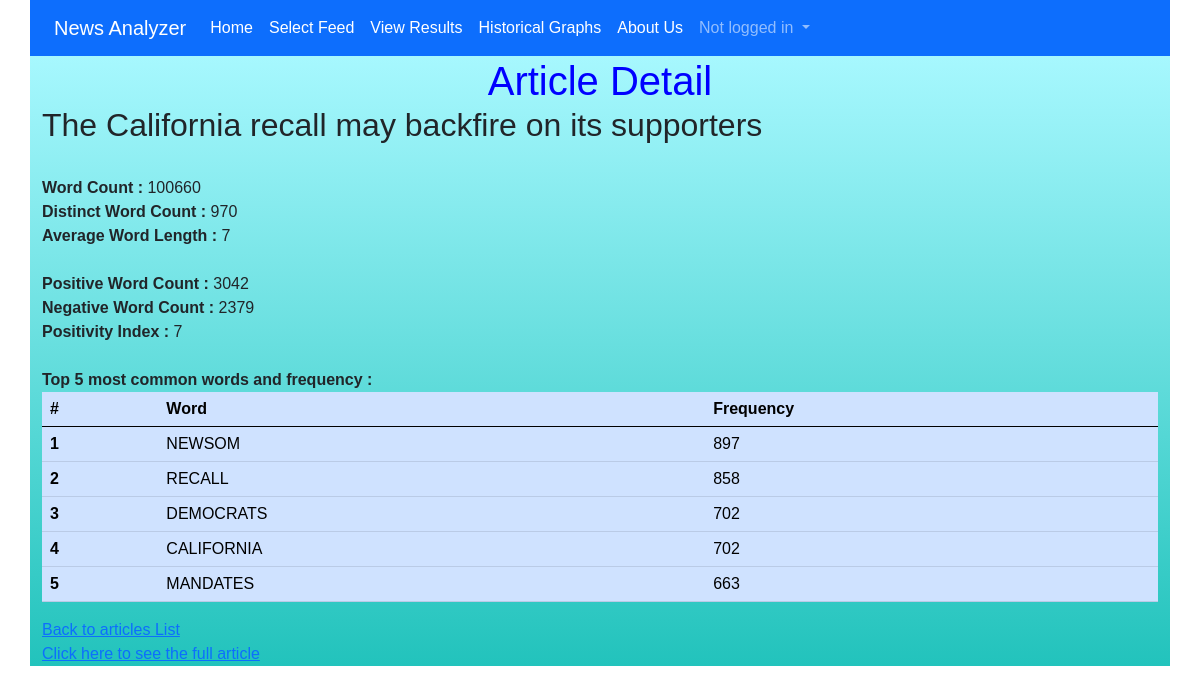
The page /newsanalyzer/1079/ on the database its author committed.
### newsanalyzer/models.py (models this page shows, shortened)
class Article(models.Model):
    title = models.CharField(max_length=255, null=True)
    link = models.URLField(null=True)
    description = models.CharField(max_length=255, null=True)
    date = models.CharField(max_length=255, null=True)
    word_count = models.IntegerField(null=True)
    positivity_index = models.IntegerField(null=True)
    record_type = models.IntegerField(null=True)
    num_articles = models.IntegerField(null=True)
    distinct_word_count = models.IntegerField(null=True)
    avg_word_length = models.IntegerField(null=True)
    pos_tally = models.IntegerField(null=True)
    neg_tally = models.IntegerField(null=True)
    common_words_1 = models.CharField(max_length=25, null=True)
    common_words_tally_1 = models.IntegerField(null=True)
    common_words_2 = models.CharField(max_length=25, null=True)
    common_words_tally_2 = models.IntegerField(null=True)
    common_words_3 = models.CharField(max_length=25, null=True)
    common_words_tally_3 = models.IntegerField(null=True)
    common_words_4 = models.CharField(max_length=25, null=True)
    common_words_tally_4 = models.IntegerField(null=True)
    common_words_5 = models.CharField(max_length=25, null=True)
    common_words_tally_5 = models.IntegerField(null=True)

### newsanalyzer/views.py (the view)
# urls.py: path('<int:pk>/', ArticleDetailView.as_view(), name='article_detail'),
class ArticleDetailView(DetailView):
    model = Article
    template_name = 'article_detail.html'

### templates/article_detail.html (shortened to what this page needs)
{% extends 'base.html' %}
{% block content %}
   <div class="main-body container">
      <h1>Article Detail</h1>
      <div>
      <h2>{{ article.title }}</h2>
      <br>
      <span class="font-weight-bold">
            Word Count :
      </span>
      {{ article.word_count }}
      <br>
      <span class="font-weight-bold">
            Distinct Word Count :
      </span>
      {{ article.distinct_word_count }}
      <br>
      <span class="font-weight-bold">
            Average Word Length :
      </span>
      {{ article.avg_word_length }}
      <br>
      <br>
      <span class="font-weight-bold">
            Positive Word Count :
      </span>
      {{ article.pos_tally }}
      <br>
      <span class="font-weight-bold">
            Negative Word Count :
      </span>
      {{ article.neg_tally }}
      <br>
      <span class="font-weight-bold">
         Positivity Index :
      </span>
      {{ article.positivity_index }}
      <br>
      <br>
      <span class="font-weight-bold">
            Top 5 most common words and frequency :
      </span>
      <br>
      <table class="table table-primary">
            <thead>
              <tr>
                <th scope="col">#</th>
                <th scope="col">Word</th>
                <th scope="col">Frequency</th>
              </tr>
            </thead>
            <tbody>
              <tr>
                <th scope="row">1</th>
                <td>{{ article.common_words_1 }}</td>
                <td>{{ article.common_words_tally_1 }}</td>
              </tr>
              <tr>
                <th scope="row">2</th>
                <td>{{ article.common_words_2 }}</td>
                <td>{{ article.common_words_tally_2 }}</td>
              </tr>
              <tr>
                 <th scope="row">3</th>
                  <td>{{ article.common_words_3 }}</td>
                  <td>{{ article.common_words_tally_3 }}</td>
              </tr>
              <tr>
                  <th scope="row">4</th>
                  <td>{{ article.common_words_4 }}</td>
                  <td>{{ article.common_words_tally_4 }}</td>
              </tr>
              <tr>
                  <th scope="row">5</th>
                  <td>{{ article.common_words_5 }}</td>
                  <td>{{ article.common_words_tally_5 }}</td>
              </tr>
            </tbody>
          </table>
      <a href="{% url 'article_list' %}">Back to articles List</a>
      <br>
         <a href="{{ article.link }}" target="_blank">Click here to see the full article</a>
      </div>
   </div>
{% endblock content %}

### static/css/style.css (style rules this page uses)
h1 { color: blue; margin: 1px; text-align: center; }
.container { display: flex; flex-direction: column; }
.main-body { background: rgb(34,195,188); background: linear-gradient(0deg, rgba(34,195,188,1) 0%, rgba(45,238,253,0.4206057422969187) 100%); }
.font-weight-bold { font-weight: bold; }
body { font-family: 'arial'; margin: 0; overflow-x: hidden; padding: 0; }

### rows shown on the page
Article: title "The California recall may backfire on its supporters", word_count "100660", distinct_word_count "970", avg_word_length "7", pos_tally "3042", neg_tally "2379", positivity_index "7", common_words_1 "NEWSOM", common_words_tally_1 "897", common_words_2 "RECALL", common_words_tally_2 "858", common_words_3 "DEMOCRATS", common_words_tally_3 "702", common_words_4 "CALIFORNIA", common_words_tally_4 "702", common_words_5 "MANDATES", common_words_tally_5 "663"
